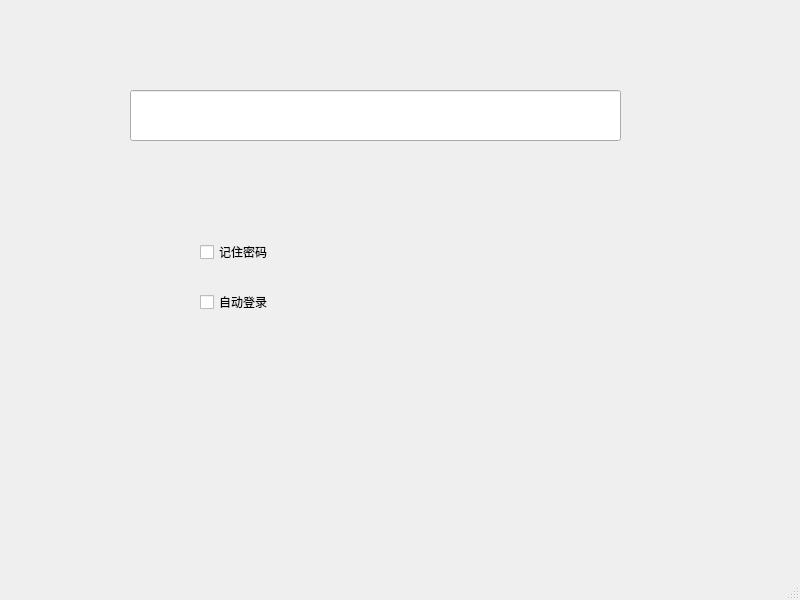
<?xml version="1.0" encoding="UTF-8"?>
<ui version="4.0">
 <class>qcheck</class>
 <widget class="QMainWindow" name="qcheck">
  <property name="geometry">
   <rect>
    <x>0</x>
    <y>0</y>
    <width>800</width>
    <height>600</height>
   </rect>
  </property>
  <property name="windowTitle">
   <string>qcheck</string>
  </property>
  <widget class="QWidget" name="centralwidget">
   <widget class="QCheckBox" name="checkBox">
    <property name="geometry">
     <rect>
      <x>200</x>
      <y>240</y>
      <width>99</width>
      <height>24</height>
     </rect>
    </property>
    <property name="text">
     <string>记住密码</string>
    </property>
   </widget>
   <widget class="QCheckBox" name="checkBox_2">
    <property name="geometry">
     <rect>
      <x>200</x>
      <y>290</y>
      <width>99</width>
      <height>24</height>
     </rect>
    </property>
    <property name="text">
     <string>自动登录</string>
    </property>
   </widget>
   <widget class="QLineEdit" name="lineEdit">
    <property name="geometry">
     <rect>
      <x>130</x>
      <y>90</y>
      <width>491</width>
      <height>51</height>
     </rect>
    </property>
   </widget>
  </widget>
  <widget class="QMenuBar" name="menubar">
   <property name="geometry">
    <rect>
     <x>0</x>
     <y>0</y>
     <width>800</width>
     <height>24</height>
    </rect>
   </property>
  </widget>
  <widget class="QStatusBar" name="statusbar"/>
 </widget>
 <resources/>
 <connections/>
</ui>
